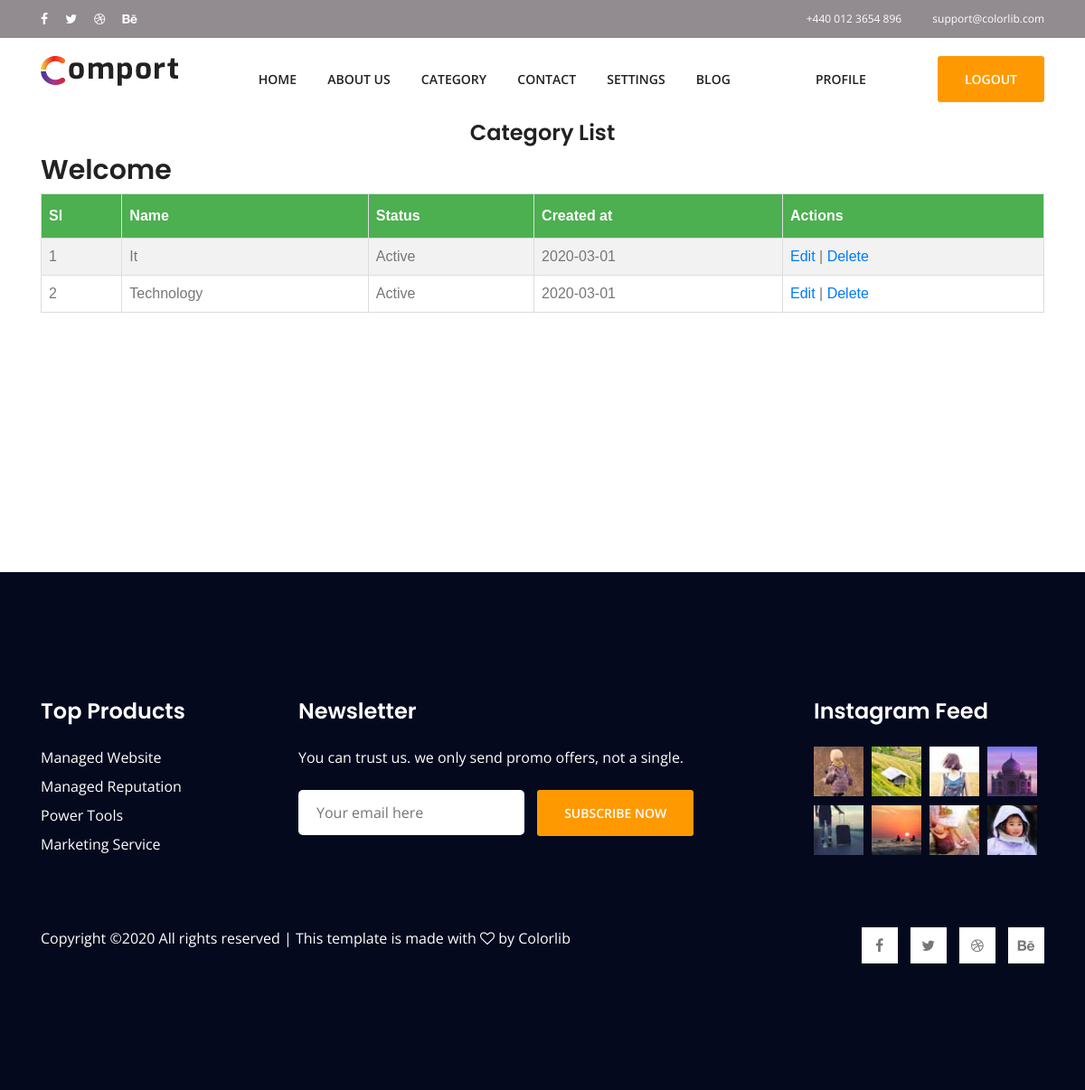
The page /category_list.php (signed in) on the database its author committed.
### tables this page shows
CREATE TABLE `category` (
  `id` int(2) NOT NULL,
  `name` varchar(255) NOT NULL,
  `created_by` int(11) NOT NULL,
  `created_at` date NOT NULL,
  `updated_by` int(11) NOT NULL,
  `updated_at` date NOT NULL,
  `status` int(2) NOT NULL
);

CREATE TABLE `status` (
  `id` tinyint(2) NOT NULL,
  `name` varchar(255) NOT NULL
);

### functions.php (called while the page is built, shortened)
<?php
include_once('./db/db_connect.php');
 function get_all_category(){
    global $conn;
    $sql = "SELECT category.*, status.name as category_name FROM category JOIN status on category.status = status.id";
    $result = mysqli_query($conn, $sql);
    return $result;
 }

### category_list.php (the view, shortened to what this page needs)
<?php
    include('./db/db_connect.php');
    include ('./functions.php');
    require_once("./header.php");
?>
<?php
    $rs = get_all_category();
?>
<div class="container" style="min-height:500px !important ;">
<h3 style='text-align:center'>Category  List</h3>
    <h2>Welcome</h2>
    <table id="customers">
    <tr>
        <th>Sl</th>
        <th>Name</th>
        <th>Status</th>
        <th>Created at</th>
        <th>Actions</th>
    </tr>
    <?php
    $sl =1;
    while($row=mysqli_fetch_assoc($rs)){?>
        <tr>
            <td><?php echo $sl++;?></td>
            <td><?php echo $row['name'];?></td>
            <td><?php echo $row['category_name'];?></td>
            <td><?php echo $row['created_at'];?></td>
            <td>
                <a href="./category.php?id=<?php echo base64_encode($row['id']); ?>">Edit</a> |
                <a href='./category_list.php?id=<?php echo base64_encode($row['id']); ?>'>Delete</a>
            </td>
        </tr>
    <?php } ?>
    </table>
</div>
<?php
include_once("./footer.php");
?>

### assets/css/style.css (style rules this page uses)
body { color:#777;font-family:"Open Sans",sans-serif;font-weight:400 }
h2 { color:#222;font-family:"Poppins",sans-serif;font-size:36px;font-weight:600 }
h3 { color:#222;text-transform:capitalize;font-family:"Poppins",sans-serif;font-size:20px;font-weight:600 }
h2 { font-size:30px }
h3 { font-size:24px }

### category_list.php (style rules this page uses)
#customers { font-family: "Trebuchet MS", Arial, Helvetica, sans-serif; border-collapse: collapse; width: 100%; }
#customers td, #customers th { border: 1px solid #ddd; padding: 8px; }
#customers tr:nth-child(even) { background-color: #f2f2f2; }
#customers th { padding-top: 12px; padding-bottom: 12px; text-align: left; background-color: #4CAF50; color: white; }

### rows shown on the page
category: name "It", status.name "Active", created_at "2020-03-01"
category: name "Technology", status.name "Active", created_at "2020-03-01"
